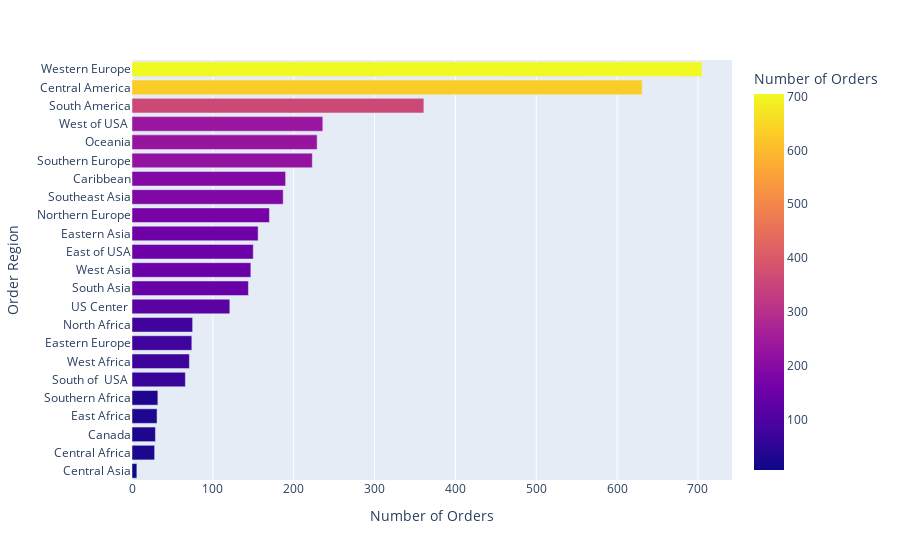

The notebook cell saved with this chart:
### Markdown cell above
# Geographical distribution of Fraudulent orders

### Code cell
data_Region=supply_data_f.groupby(['Order Region','Order Status'])['Order Id'].count().reset_index(name='Number of Orders').sort_values(by= 'Number of Orders', ascending= True)
px.bar(data_Region[data_Region['Order Status']=='SUSPECTED_FRAUD'], x='Number of Orders',y = 'Order Region',color ='Number of Orders')

### Figure 1 — Plotly figure (JSON) as saved in the notebook; plotly's stock layout.template omitted (floating-point values rounded to 4 significant figures)
{"data": [{"alignmentgroup": "True", "hovertemplate": "Number of Orders=%{marker.color}<br>Order Region=%{y}<extra></extra>", "legendgroup": "", "marker": {"color": [6, 28, 29, 31, 32, 66, 71, 74, 75, 121, 144, 147, 150, 156, 170, 187, 190, 223, 229, 236, 361, 631, 705], "coloraxis": "coloraxis", "pattern": {"shape": ""}}, "name": "", "offsetgroup": "", "orientation": "h", "showlegend": false, "textposition": "auto", "type": "bar", "x": [6, 28, 29, 31, 32, 66, 71, 74, 75, 121, 144, 147, 150, 156, 170, 187, 190, 223, 229, 236, 361, 631, 705], "xaxis": "x", "y": ["Central Asia", "Central Africa", "Canada", "East Africa", "Southern Africa", "South of  USA ", "West Africa", "Eastern Europe", "North Africa", "US Center ", "South Asia", "West Asia", "East of USA", "Eastern Asia", "Northern Europe", "Southeast Asia", "Caribbean", "Southern Europe", "Oceania", "West of USA ", "South America", "Central America", "Western Europe"], "yaxis": "y"}], "layout": {"barmode": "relative", "coloraxis": {"colorbar": {"title": {"text": "Number of Orders"}}, "colorscale": [[0, "#0d0887"], [0.1111, "#46039f"], [0.2222, "#7201a8"], [0.3333, "#9c179e"], [0.4444, "#bd3786"], [0.5556, "#d8576b"], [0.6667, "#ed7953"], [0.7778, "#fb9f3a"], [0.8889, "#fdca26"], [1, "#f0f921"]]}, "legend": {"tracegroupgap": 0}, "margin": {"t": 60}, "xaxis": {"anchor": "y", "domain": [0, 1], "title": {"text": "Number of Orders"}}, "yaxis": {"anchor": "x", "domain": [0, 1], "title": {"text": "Order Region"}}}}
